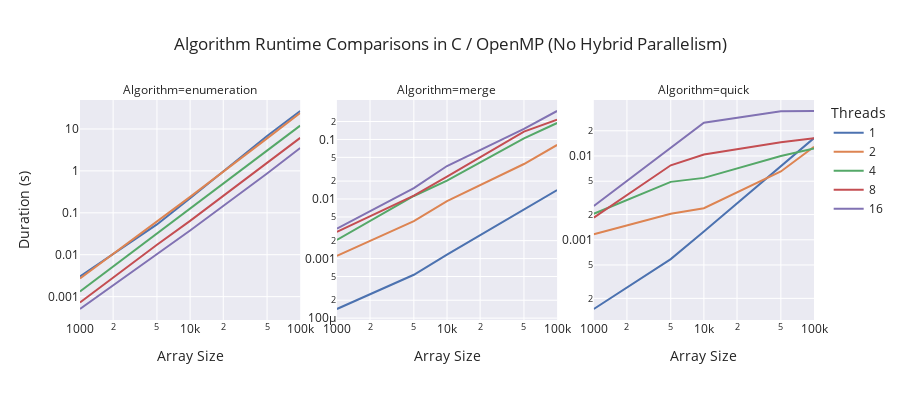
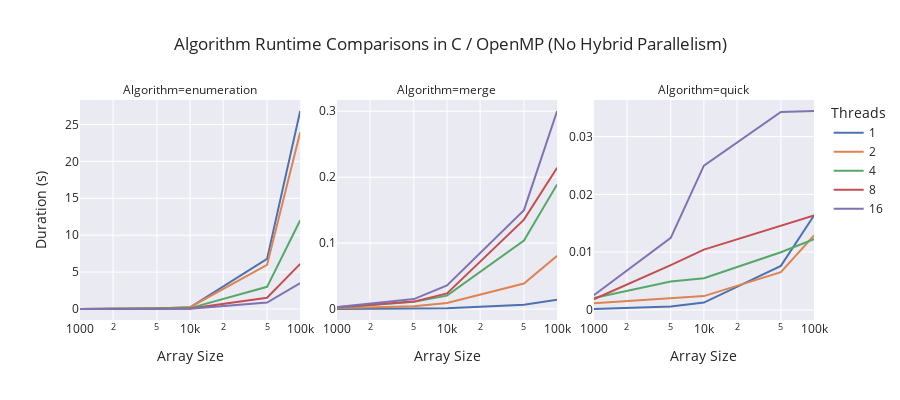
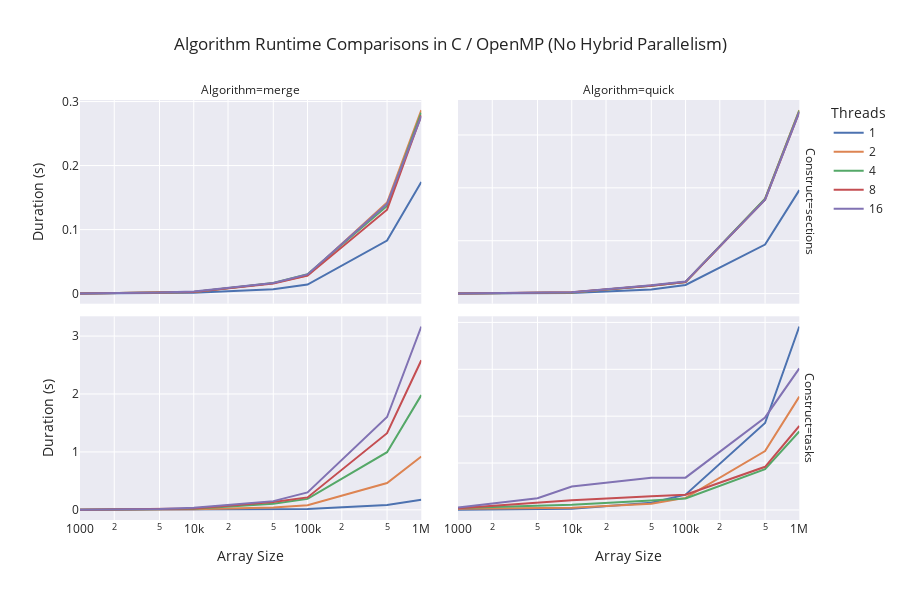

The notebook cell saved with these charts, in order:
### Code cell
# log-log plot for all algorithms
fig = px.line(
    df.loc[
        (df['Construct'] != 'sections') &
        (df['Size'] <= 100000)
    ],
    x='Size', y='Duration', color='Threads',
    facet_col='Algorithm', facet_col_wrap=3,
    facet_col_spacing=0.05,
    template='seaborn',
    log_x=True,
    log_y=True,
    title=f'Algorithm Runtime Comparisons in C / OpenMP ({if_cutoff})',
    height=400,
    labels={
        "Duration": "Duration (s)",
        "Size": "Array Size",
     },
)

fig.update_yaxes(matches=None)
fig.update_yaxes(showticklabels=True, col=2) # assuming second facet
fig.update_yaxes(showticklabels=True, col=3) # assuming third facet
fig.show()

# log-linear plot for all algorithms
fig = px.line(
    df.loc[
        (df['Construct'] != 'sections') &
        (df['Size'] <= 100000)
    ],
    x='Size', y='Duration', color='Threads',
    facet_col='Algorithm', facet_col_wrap=3,
    facet_col_spacing=0.05,
    template='seaborn',
    log_x=True,
#     log_y=True,
    title=f'Algorithm Runtime Comparisons in C / OpenMP ({if_cutoff})',
    height=400,
    labels={
        "Duration": "Duration (s)",
        "Size": "Array Size",
     },
)

# plots for sections/tasks for quick/merge sort
fig.update_yaxes(matches=None)
fig.update_yaxes(showticklabels=True, col=2) # assuming second facet
fig.update_yaxes(showticklabels=True, col=3) # assuming third facet
fig.show()

fig = px.line(
    df.loc[df.Algorithm != 'enumeration'],
    x='Size', y='Duration', color='Threads',
    facet_col='Algorithm', facet_col_wrap=2,
    facet_col_spacing=0.05,
    facet_row='Construct',
    template='seaborn',
    log_x=True,
#     log_y=True,
    title=f'Algorithm Runtime Comparisons in C / OpenMP ({if_cutoff})',
    height=600,
    labels={
        "Duration": "Duration (s)",
        "Size": "Array Size",
     },
)

fig.update_yaxes(matches=None)
fig.update_yaxes(showticklabels=True, col=[2,3]) # assuming second facet
fig.show()

### Figure 1 — Plotly figure (JSON) as saved in the notebook; plotly's stock layout.template omitted (floating-point values rounded to 4 significant figures)
{"data": [{"hovertemplate": "Threads=1<br>Algorithm=enumeration<br>Array Size=%{x}<br>Duration (s)=%{y}<extra></extra>", "legendgroup": "1", "line": {"color": "rgb(76,114,176)", "dash": "solid"}, "mode": "lines", "name": "1", "orientation": "v", "showlegend": true, "type": "scatter", "x": [1000, 5000, 10000, 50000, 100000], "xaxis": "x", "y": [0.003027, 0.05277, 0.2223, 6.792, 26.83], "yaxis": "y"}, {"hovertemplate": "Threads=1<br>Algorithm=merge<br>Array Size=%{x}<br>Duration (s)=%{y}<extra></extra>", "legendgroup": "1", "line": {"color": "rgb(76,114,176)", "dash": "solid"}, "mode": "lines", "name": "1", "orientation": "v", "showlegend": false, "type": "scatter", "x": [1000, 5000, 10000, 50000, 100000], "xaxis": "x2", "y": [0.0001424, 0.0005351, 0.00116, 0.006633, 0.01411], "yaxis": "y2"}, {"hovertemplate": "Threads=1<br>Algorithm=quick<br>Array Size=%{x}<br>Duration (s)=%{y}<extra></extra>", "legendgroup": "1", "line": {"color": "rgb(76,114,176)", "dash": "solid"}, "mode": "lines", "name": "1", "orientation": "v", "showlegend": false, "type": "scatter", "x": [1000, 5000, 10000, 50000, 100000], "xaxis": "x3", "y": [0.0001493, 0.0005887, 0.001257, 0.007615, 0.01635], "yaxis": "y3"}, {"hovertemplate": "Threads=2<br>Algorithm=enumeration<br>Array Size=%{x}<br>Duration (s)=%{y}<extra></extra>", "legendgroup": "2", "line": {"color": "rgb(221,132,82)", "dash": "solid"}, "mode": "lines", "name": "2", "orientation": "v", "showlegend": true, "type": "scatter", "x": [1000, 5000, 10000, 50000, 100000], "xaxis": "x", "y": [0.002708, 0.06025, 0.2404, 5.977, 23.95], "yaxis": "y"}, {"hovertemplate": "Threads=2<br>Algorithm=merge<br>Array Size=%{x}<br>Duration (s)=%{y}<extra></extra>", "legendgroup": "2", "line": {"color": "rgb(221,132,82)", "dash": "solid"}, "mode": "lines", "name": "2", "orientation": "v", "showlegend": false, "type": "scatter", "x": [1000, 5000, 10000, 50000, 100000], "xaxis": "x2", "y": [0.001112, 0.004256, 0.009191, 0.0387, 0.08084], "yaxis": "y2"}, {"hovertemplate": "Threads=2<br>Algorithm=quick<br>Array Size=%{x}<br>Duration (s)=%{y}<extra></extra>", "legendgroup": "2", "line": {"color": "rgb(221,132,82)", "dash": "solid"}, "mode": "lines", "name": "2", "orientation": "v", "showlegend": false, "type": "scatter", "x": [1000, 5000, 10000, 50000, 100000], "xaxis": "x3", "y": [0.001165, 0.002049, 0.002382, 0.006542, 0.01288], "yaxis": "y3"}, {"hovertemplate": "Threads=4<br>Algorithm=enumeration<br>Array Size=%{x}<br>Duration (s)=%{y}<extra></extra>", "legendgroup": "4", "line": {"color": "rgb(85,168,104)", "dash": "solid"}, "mode": "lines", "name": "4", "orientation": "v", "showlegend": true, "type": "scatter", "x": [1000, 5000, 10000, 50000, 100000], "xaxis": "x", "y": [0.00132, 0.03147, 0.1224, 3.005, 12.03], "yaxis": "y"}, {"hovertemplate": "Threads=4<br>Algorithm=merge<br>Array Size=%{x}<br>Duration (s)=%{y}<extra></extra>", "legendgroup": "4", "line": {"color": "rgb(85,168,104)", "dash": "solid"}, "mode": "lines", "name": "4", "orientation": "v", "showlegend": false, "type": "scatter", "x": [1000, 5000, 10000, 50000, 100000], "xaxis": "x2", "y": [0.002052, 0.01125, 0.02037, 0.1039, 0.189], "yaxis": "y2"}, {"hovertemplate": "Threads=4<br>Algorithm=quick<br>Array Size=%{x}<br>Duration (s)=%{y}<extra></extra>", "legendgroup": "4", "line": {"color": "rgb(85,168,104)", "dash": "solid"}, "mode": "lines", "name": "4", "orientation": "v", "showlegend": false, "type": "scatter", "x": [1000, 5000, 10000, 50000, 100000], "xaxis": "x3", "y": [0.002046, 0.004912, 0.00548, 0.009982, 0.01226], "yaxis": "y3"}, {"hovertemplate": "Threads=8<br>Algorithm=enumeration<br>Array Size=%{x}<br>Duration (s)=%{y}<extra></extra>", "legendgroup": "8", "line": {"color": "rgb(196,78,82)", "dash": "solid"}, "mode": "lines", "name": "8", "orientation": "v", "showlegend": true, "type": "scatter", "x": [1000, 5000, 10000, 50000, 100000], "xaxis": "x", "y": [0.0007234, 0.01731, 0.0642, 1.532, 6.121], "yaxis": "y"}, {"hovertemplate": "Threads=8<br>Algorithm=merge<br>Array Size=%{x}<br>Duration (s)=%{y}<extra></extra>", "legendgroup": "8", "line": {"color": "rgb(196,78,82)", "dash": "solid"}, "mode": "lines", "name": "8", "orientation": "v", "showlegend": false, "type": "scatter", "x": [1000, 5000, 10000, 50000, 100000], "xaxis": "x2", "y": [0.002812, 0.01137, 0.02379, 0.1356, 0.2143], "yaxis": "y2"}, {"hovertemplate": "Threads=8<br>Algorithm=quick<br>Array Size=%{x}<br>Duration (s)=%{y}<extra></extra>", "legendgroup": "8", "line": {"color": "rgb(196,78,82)", "dash": "solid"}, "mode": "lines", "name": "8", "orientation": "v", "showlegend": false, "type": "scatter", "x": [1000, 5000, 10000, 50000, 100000], "xaxis": "x3", "y": [0.001842, 0.007746, 0.01044, 0.0146, 0.01633], "yaxis": "y3"}, {"hovertemplate": "Threads=16<br>Algorithm=enumeration<br>Array Size=%{x}<br>Duration (s)=%{y}<extra></extra>", "legendgroup": "16", "line": {"color": "rgb(129,114,179)", "dash": "solid"}, "mode": "lines", "name": "16", "orientation": "v", "showlegend": true, "type": "scatter", "x": [1000, 5000, 10000, 50000, 100000], "xaxis": "x", "y": [0.0005068, 0.01026, 0.03794, 0.868, 3.5], "yaxis": "y"}, {"hovertemplate": "Threads=16<br>Algorithm=merge<br>Array Size=%{x}<br>Duration (s)=%{y}<extra></extra>", "legendgroup": "16", "line": {"color": "rgb(129,114,179)", "dash": "solid"}, "mode": "lines", "name": "16", "orientation": "v", "showlegend": false, "type": "scatter", "x": [1000, 5000, 10000, 50000, 100000], "xaxis": "x2", "y": [0.00318, 0.01521, 0.0358, 0.1501, 0.3004], "yaxis": "y2"}, {"hovertemplate": "Threads=16<br>Algorithm=quick<br>Array Size=%{x}<br>Duration (s)=%{y}<extra></extra>", "legendgroup": "16", "line": {"color": "rgb(129,114,179)", "dash": "solid"}, "mode": "lines", "name": "16", "orientation": "v", "showlegend": false, "type": "scatter", "x": [1000, 5000, 10000, 50000, 100000], "xaxis": "x3", "y": [0.002532, 0.01246, 0.02498, 0.03427, 0.03443], "yaxis": "y3"}], "layout": {"annotations": [{"font": {}, "showarrow": false, "text": "Algorithm=enumeration", "x": 0.15, "xanchor": "center", "xref": "paper", "y": 1, "yanchor": "bottom", "yref": "paper"}, {"font": {}, "showarrow": false, "text": "Algorithm=merge", "x": 0.5, "xanchor": "center", "xref": "paper", "y": 1, "yanchor": "bottom", "yref": "paper"}, {"font": {}, "showarrow": false, "text": "Algorithm=quick", "x": 0.85, "xanchor": "center", "xref": "paper", "y": 1, "yanchor": "bottom", "yref": "paper"}], "height": 400, "legend": {"title": {"text": "Threads"}, "tracegroupgap": 0}, "title": {"text": "Algorithm Runtime Comparisons in C / OpenMP (No Hybrid Parallelism)"}, "xaxis": {"anchor": "y", "domain": [0, 0.3], "title": {"text": "Array Size"}, "type": "log"}, "xaxis2": {"anchor": "y2", "domain": [0.35, 0.65], "matches": "x", "title": {"text": "Array Size"}, "type": "log"}, "xaxis3": {"anchor": "y3", "domain": [0.7, 1], "matches": "x", "title": {"text": "Array Size"}, "type": "log"}, "yaxis": {"anchor": "x", "domain": [0, 1], "title": {"text": "Duration (s)"}, "type": "log"}, "yaxis2": {"anchor": "x2", "domain": [0, 1], "showticklabels": true, "type": "log"}, "yaxis3": {"anchor": "x3", "domain": [0, 1], "showticklabels": true, "type": "log"}}}

### Figure 2 — Plotly figure (JSON) as saved in the notebook; plotly's stock layout.template omitted (floating-point values rounded to 4 significant figures)
{"data": [{"hovertemplate": "Threads=1<br>Algorithm=enumeration<br>Array Size=%{x}<br>Duration (s)=%{y}<extra></extra>", "legendgroup": "1", "line": {"color": "rgb(76,114,176)", "dash": "solid"}, "mode": "lines", "name": "1", "orientation": "v", "showlegend": true, "type": "scatter", "x": [1000, 5000, 10000, 50000, 100000], "xaxis": "x", "y": [0.003027, 0.05277, 0.2223, 6.792, 26.83], "yaxis": "y"}, {"hovertemplate": "Threads=1<br>Algorithm=merge<br>Array Size=%{x}<br>Duration (s)=%{y}<extra></extra>", "legendgroup": "1", "line": {"color": "rgb(76,114,176)", "dash": "solid"}, "mode": "lines", "name": "1", "orientation": "v", "showlegend": false, "type": "scatter", "x": [1000, 5000, 10000, 50000, 100000], "xaxis": "x2", "y": [0.0001424, 0.0005351, 0.00116, 0.006633, 0.01411], "yaxis": "y2"}, {"hovertemplate": "Threads=1<br>Algorithm=quick<br>Array Size=%{x}<br>Duration (s)=%{y}<extra></extra>", "legendgroup": "1", "line": {"color": "rgb(76,114,176)", "dash": "solid"}, "mode": "lines", "name": "1", "orientation": "v", "showlegend": false, "type": "scatter", "x": [1000, 5000, 10000, 50000, 100000], "xaxis": "x3", "y": [0.0001493, 0.0005887, 0.001257, 0.007615, 0.01635], "yaxis": "y3"}, {"hovertemplate": "Threads=2<br>Algorithm=enumeration<br>Array Size=%{x}<br>Duration (s)=%{y}<extra></extra>", "legendgroup": "2", "line": {"color": "rgb(221,132,82)", "dash": "solid"}, "mode": "lines", "name": "2", "orientation": "v", "showlegend": true, "type": "scatter", "x": [1000, 5000, 10000, 50000, 100000], "xaxis": "x", "y": [0.002708, 0.06025, 0.2404, 5.977, 23.95], "yaxis": "y"}, {"hovertemplate": "Threads=2<br>Algorithm=merge<br>Array Size=%{x}<br>Duration (s)=%{y}<extra></extra>", "legendgroup": "2", "line": {"color": "rgb(221,132,82)", "dash": "solid"}, "mode": "lines", "name": "2", "orientation": "v", "showlegend": false, "type": "scatter", "x": [1000, 5000, 10000, 50000, 100000], "xaxis": "x2", "y": [0.001112, 0.004256, 0.009191, 0.0387, 0.08084], "yaxis": "y2"}, {"hovertemplate": "Threads=2<br>Algorithm=quick<br>Array Size=%{x}<br>Duration (s)=%{y}<extra></extra>", "legendgroup": "2", "line": {"color": "rgb(221,132,82)", "dash": "solid"}, "mode": "lines", "name": "2", "orientation": "v", "showlegend": false, "type": "scatter", "x": [1000, 5000, 10000, 50000, 100000], "xaxis": "x3", "y": [0.001165, 0.002049, 0.002382, 0.006542, 0.01288], "yaxis": "y3"}, {"hovertemplate": "Threads=4<br>Algorithm=enumeration<br>Array Size=%{x}<br>Duration (s)=%{y}<extra></extra>", "legendgroup": "4", "line": {"color": "rgb(85,168,104)", "dash": "solid"}, "mode": "lines", "name": "4", "orientation": "v", "showlegend": true, "type": "scatter", "x": [1000, 5000, 10000, 50000, 100000], "xaxis": "x", "y": [0.00132, 0.03147, 0.1224, 3.005, 12.03], "yaxis": "y"}, {"hovertemplate": "Threads=4<br>Algorithm=merge<br>Array Size=%{x}<br>Duration (s)=%{y}<extra></extra>", "legendgroup": "4", "line": {"color": "rgb(85,168,104)", "dash": "solid"}, "mode": "lines", "name": "4", "orientation": "v", "showlegend": false, "type": "scatter", "x": [1000, 5000, 10000, 50000, 100000], "xaxis": "x2", "y": [0.002052, 0.01125, 0.02037, 0.1039, 0.189], "yaxis": "y2"}, {"hovertemplate": "Threads=4<br>Algorithm=quick<br>Array Size=%{x}<br>Duration (s)=%{y}<extra></extra>", "legendgroup": "4", "line": {"color": "rgb(85,168,104)", "dash": "solid"}, "mode": "lines", "name": "4", "orientation": "v", "showlegend": false, "type": "scatter", "x": [1000, 5000, 10000, 50000, 100000], "xaxis": "x3", "y": [0.002046, 0.004912, 0.00548, 0.009982, 0.01226], "yaxis": "y3"}, {"hovertemplate": "Threads=8<br>Algorithm=enumeration<br>Array Size=%{x}<br>Duration (s)=%{y}<extra></extra>", "legendgroup": "8", "line": {"color": "rgb(196,78,82)", "dash": "solid"}, "mode": "lines", "name": "8", "orientation": "v", "showlegend": true, "type": "scatter", "x": [1000, 5000, 10000, 50000, 100000], "xaxis": "x", "y": [0.0007234, 0.01731, 0.0642, 1.532, 6.121], "yaxis": "y"}, {"hovertemplate": "Threads=8<br>Algorithm=merge<br>Array Size=%{x}<br>Duration (s)=%{y}<extra></extra>", "legendgroup": "8", "line": {"color": "rgb(196,78,82)", "dash": "solid"}, "mode": "lines", "name": "8", "orientation": "v", "showlegend": false, "type": "scatter", "x": [1000, 5000, 10000, 50000, 100000], "xaxis": "x2", "y": [0.002812, 0.01137, 0.02379, 0.1356, 0.2143], "yaxis": "y2"}, {"hovertemplate": "Threads=8<br>Algorithm=quick<br>Array Size=%{x}<br>Duration (s)=%{y}<extra></extra>", "legendgroup": "8", "line": {"color": "rgb(196,78,82)", "dash": "solid"}, "mode": "lines", "name": "8", "orientation": "v", "showlegend": false, "type": "scatter", "x": [1000, 5000, 10000, 50000, 100000], "xaxis": "x3", "y": [0.001842, 0.007746, 0.01044, 0.0146, 0.01633], "yaxis": "y3"}, {"hovertemplate": "Threads=16<br>Algorithm=enumeration<br>Array Size=%{x}<br>Duration (s)=%{y}<extra></extra>", "legendgroup": "16", "line": {"color": "rgb(129,114,179)", "dash": "solid"}, "mode": "lines", "name": "16", "orientation": "v", "showlegend": true, "type": "scatter", "x": [1000, 5000, 10000, 50000, 100000], "xaxis": "x", "y": [0.0005068, 0.01026, 0.03794, 0.868, 3.5], "yaxis": "y"}, {"hovertemplate": "Threads=16<br>Algorithm=merge<br>Array Size=%{x}<br>Duration (s)=%{y}<extra></extra>", "legendgroup": "16", "line": {"color": "rgb(129,114,179)", "dash": "solid"}, "mode": "lines", "name": "16", "orientation": "v", "showlegend": false, "type": "scatter", "x": [1000, 5000, 10000, 50000, 100000], "xaxis": "x2", "y": [0.00318, 0.01521, 0.0358, 0.1501, 0.3004], "yaxis": "y2"}, {"hovertemplate": "Threads=16<br>Algorithm=quick<br>Array Size=%{x}<br>Duration (s)=%{y}<extra></extra>", "legendgroup": "16", "line": {"color": "rgb(129,114,179)", "dash": "solid"}, "mode": "lines", "name": "16", "orientation": "v", "showlegend": false, "type": "scatter", "x": [1000, 5000, 10000, 50000, 100000], "xaxis": "x3", "y": [0.002532, 0.01246, 0.02498, 0.03427, 0.03443], "yaxis": "y3"}], "layout": {"annotations": [{"font": {}, "showarrow": false, "text": "Algorithm=enumeration", "x": 0.15, "xanchor": "center", "xref": "paper", "y": 1, "yanchor": "bottom", "yref": "paper"}, {"font": {}, "showarrow": false, "text": "Algorithm=merge", "x": 0.5, "xanchor": "center", "xref": "paper", "y": 1, "yanchor": "bottom", "yref": "paper"}, {"font": {}, "showarrow": false, "text": "Algorithm=quick", "x": 0.85, "xanchor": "center", "xref": "paper", "y": 1, "yanchor": "bottom", "yref": "paper"}], "height": 400, "legend": {"title": {"text": "Threads"}, "tracegroupgap": 0}, "title": {"text": "Algorithm Runtime Comparisons in C / OpenMP (No Hybrid Parallelism)"}, "xaxis": {"anchor": "y", "domain": [0, 0.3], "title": {"text": "Array Size"}, "type": "log"}, "xaxis2": {"anchor": "y2", "domain": [0.35, 0.65], "matches": "x", "title": {"text": "Array Size"}, "type": "log"}, "xaxis3": {"anchor": "y3", "domain": [0.7, 1], "matches": "x", "title": {"text": "Array Size"}, "type": "log"}, "yaxis": {"anchor": "x", "domain": [0, 1], "title": {"text": "Duration (s)"}}, "yaxis2": {"anchor": "x2", "domain": [0, 1], "showticklabels": true}, "yaxis3": {"anchor": "x3", "domain": [0, 1], "showticklabels": true}}}

### Figure 3 — Plotly figure (JSON) as saved in the notebook; plotly's stock layout.template omitted (floating-point values rounded to 4 significant figures)
{"data": [{"hovertemplate": "Threads=1<br>Construct=sections<br>Algorithm=merge<br>Array Size=%{x}<br>Duration (s)=%{y}<extra></extra>", "legendgroup": "1", "line": {"color": "rgb(76,114,176)", "dash": "solid"}, "mode": "lines", "name": "1", "orientation": "v", "showlegend": true, "type": "scatter", "x": [1000, 5000, 10000, 50000, 100000, 500000, 1000000], "xaxis": "x3", "y": [0.0001424, 0.0005351, 0.00116, 0.006633, 0.01411, 0.0828, 0.1744], "yaxis": "y3"}, {"hovertemplate": "Threads=1<br>Construct=sections<br>Algorithm=quick<br>Array Size=%{x}<br>Duration (s)=%{y}<extra></extra>", "legendgroup": "1", "line": {"color": "rgb(76,114,176)", "dash": "solid"}, "mode": "lines", "name": "1", "orientation": "v", "showlegend": false, "type": "scatter", "x": [1000, 5000, 10000, 50000, 100000, 500000, 1000000], "xaxis": "x4", "y": [0.0001493, 0.0005887, 0.001257, 0.007615, 0.01635, 0.09269, 0.1957], "yaxis": "y4"}, {"hovertemplate": "Threads=1<br>Construct=tasks<br>Algorithm=merge<br>Array Size=%{x}<br>Duration (s)=%{y}<extra></extra>", "legendgroup": "1", "line": {"color": "rgb(76,114,176)", "dash": "solid"}, "mode": "lines", "name": "1", "orientation": "v", "showlegend": false, "type": "scatter", "x": [1000, 5000, 10000, 50000, 100000, 500000, 1000000], "xaxis": "x", "y": [0.0001424, 0.0005351, 0.00116, 0.006633, 0.01411, 0.0828, 0.1744], "yaxis": "y"}, {"hovertemplate": "Threads=1<br>Construct=tasks<br>Algorithm=quick<br>Array Size=%{x}<br>Duration (s)=%{y}<extra></extra>", "legendgroup": "1", "line": {"color": "rgb(76,114,176)", "dash": "solid"}, "mode": "lines", "name": "1", "orientation": "v", "showlegend": false, "type": "scatter", "x": [1000, 5000, 10000, 50000, 100000, 500000, 1000000], "xaxis": "x2", "y": [0.0001493, 0.0005887, 0.001257, 0.007615, 0.01635, 0.09269, 0.1957], "yaxis": "y2"}, {"hovertemplate": "Threads=2<br>Construct=sections<br>Algorithm=merge<br>Array Size=%{x}<br>Duration (s)=%{y}<extra></extra>", "legendgroup": "2", "line": {"color": "rgb(221,132,82)", "dash": "solid"}, "mode": "lines", "name": "2", "orientation": "v", "showlegend": true, "type": "scatter", "x": [1000, 5000, 10000, 50000, 100000, 500000, 1000000], "xaxis": "x3", "y": [0.000339, 0.001466, 0.002568, 0.01637, 0.02864, 0.1423, 0.2865], "yaxis": "y3"}, {"hovertemplate": "Threads=2<br>Construct=sections<br>Algorithm=quick<br>Array Size=%{x}<br>Duration (s)=%{y}<extra></extra>", "legendgroup": "2", "line": {"color": "rgb(221,132,82)", "dash": "solid"}, "mode": "lines", "name": "2", "orientation": "v", "showlegend": false, "type": "scatter", "x": [1000, 5000, 10000, 50000, 100000, 500000, 1000000], "xaxis": "x4", "y": [0.0003717, 0.001676, 0.002238, 0.01509, 0.02176, 0.179, 0.3469], "yaxis": "y4"}, {"hovertemplate": "Threads=2<br>Construct=tasks<br>Algorithm=merge<br>Array Size=%{x}<br>Duration (s)=%{y}<extra></extra>", "legendgroup": "2", "line": {"color": "rgb(221,132,82)", "dash": "solid"}, "mode": "lines", "name": "2", "orientation": "v", "showlegend": false, "type": "scatter", "x": [1000, 5000, 10000, 50000, 100000, 500000, 1000000], "xaxis": "x", "y": [0.001112, 0.004256, 0.009191, 0.0387, 0.08084, 0.4632, 0.9219], "yaxis": "y"}, {"hovertemplate": "Threads=2<br>Construct=tasks<br>Algorithm=quick<br>Array Size=%{x}<br>Duration (s)=%{y}<extra></extra>", "legendgroup": "2", "line": {"color": "rgb(221,132,82)", "dash": "solid"}, "mode": "lines", "name": "2", "orientation": "v", "showlegend": false, "type": "scatter", "x": [1000, 5000, 10000, 50000, 100000, 500000, 1000000], "xaxis": "x2", "y": [0.001165, 0.002049, 0.002382, 0.006542, 0.01288, 0.06275, 0.1209], "yaxis": "y2"}, {"hovertemplate": "Threads=4<br>Construct=sections<br>Algorithm=merge<br>Array Size=%{x}<br>Duration (s)=%{y}<extra></extra>", "legendgroup": "4", "line": {"color": "rgb(85,168,104)", "dash": "solid"}, "mode": "lines", "name": "4", "orientation": "v", "showlegend": true, "type": "scatter", "x": [1000, 5000, 10000, 50000, 100000, 500000, 1000000], "xaxis": "x3", "y": [0.0002823, 0.001747, 0.002631, 0.01667, 0.0303, 0.137, 0.2826], "yaxis": "y3"}, {"hovertemplate": "Threads=4<br>Construct=sections<br>Algorithm=quick<br>Array Size=%{x}<br>Duration (s)=%{y}<extra></extra>", "legendgroup": "4", "line": {"color": "rgb(85,168,104)", "dash": "solid"}, "mode": "lines", "name": "4", "orientation": "v", "showlegend": false, "type": "scatter", "x": [1000, 5000, 10000, 50000, 100000, 500000, 1000000], "xaxis": "x4", "y": [0.0003081, 0.001448, 0.002258, 0.01481, 0.02204, 0.1795, 0.3461], "yaxis": "y4"}, {"hovertemplate": "Threads=4<br>Construct=tasks<br>Algorithm=merge<br>Array Size=%{x}<br>Duration (s)=%{y}<extra></extra>", "legendgroup": "4", "line": {"color": "rgb(85,168,104)", "dash": "solid"}, "mode": "lines", "name": "4", "orientation": "v", "showlegend": false, "type": "scatter", "x": [1000, 5000, 10000, 50000, 100000, 500000, 1000000], "xaxis": "x", "y": [0.002052, 0.01125, 0.02037, 0.1039, 0.189, 0.9956, 1.981], "yaxis": "y"}, {"hovertemplate": "Threads=4<br>Construct=tasks<br>Algorithm=quick<br>Array Size=%{x}<br>Duration (s)=%{y}<extra></extra>", "legendgroup": "4", "line": {"color": "rgb(85,168,104)", "dash": "solid"}, "mode": "lines", "name": "4", "orientation": "v", "showlegend": false, "type": "scatter", "x": [1000, 5000, 10000, 50000, 100000, 500000, 1000000], "xaxis": "x2", "y": [0.002046, 0.004912, 0.00548, 0.009982, 0.01226, 0.0436, 0.08372], "yaxis": "y2"}, {"hovertemplate": "Threads=8<br>Construct=sections<br>Algorithm=merge<br>Array Size=%{x}<br>Duration (s)=%{y}<extra></extra>", "legendgroup": "8", "line": {"color": "rgb(196,78,82)", "dash": "solid"}, "mode": "lines", "name": "8", "orientation": "v", "showlegend": true, "type": "scatter", "x": [1000, 5000, 10000, 50000, 100000, 500000, 1000000], "xaxis": "x3", "y": [0.0002611, 0.001437, 0.002431, 0.01594, 0.02796, 0.1311, 0.2784], "yaxis": "y3"}, {"hovertemplate": "Threads=8<br>Construct=sections<br>Algorithm=quick<br>Array Size=%{x}<br>Duration (s)=%{y}<extra></extra>", "legendgroup": "8", "line": {"color": "rgb(196,78,82)", "dash": "solid"}, "mode": "lines", "name": "8", "orientation": "v", "showlegend": false, "type": "scatter", "x": [1000, 5000, 10000, 50000, 100000, 500000, 1000000], "xaxis": "x4", "y": [0.0002801, 0.001524, 0.00238, 0.01499, 0.02181, 0.1778, 0.3433], "yaxis": "y4"}, {"hovertemplate": "Threads=8<br>Construct=tasks<br>Algorithm=merge<br>Array Size=%{x}<br>Duration (s)=%{y}<extra></extra>", "legendgroup": "8", "line": {"color": "rgb(196,78,82)", "dash": "solid"}, "mode": "lines", "name": "8", "orientation": "v", "showlegend": false, "type": "scatter", "x": [1000, 5000, 10000, 50000, 100000, 500000, 1000000], "xaxis": "x", "y": [0.002812, 0.01137, 0.02379, 0.1356, 0.2143, 1.323, 2.582], "yaxis": "y"}, {"hovertemplate": "Threads=8<br>Construct=tasks<br>Algorithm=quick<br>Array Size=%{x}<br>Duration (s)=%{y}<extra></extra>", "legendgroup": "8", "line": {"color": "rgb(196,78,82)", "dash": "solid"}, "mode": "lines", "name": "8", "orientation": "v", "showlegend": false, "type": "scatter", "x": [1000, 5000, 10000, 50000, 100000, 500000, 1000000], "xaxis": "x2", "y": [0.001842, 0.007746, 0.01044, 0.0146, 0.01633, 0.04601, 0.08955], "yaxis": "y2"}, {"hovertemplate": "Threads=16<br>Construct=sections<br>Algorithm=merge<br>Array Size=%{x}<br>Duration (s)=%{y}<extra></extra>", "legendgroup": "16", "line": {"color": "rgb(129,114,179)", "dash": "solid"}, "mode": "lines", "name": "16", "orientation": "v", "showlegend": true, "type": "scatter", "x": [1000, 5000, 10000, 50000, 100000, 500000, 1000000], "xaxis": "x3", "y": [0.0003326, 0.001627, 0.003469, 0.01651, 0.02999, 0.1402, 0.2771], "yaxis": "y3"}, {"hovertemplate": "Threads=16<br>Construct=sections<br>Algorithm=quick<br>Array Size=%{x}<br>Duration (s)=%{y}<extra></extra>", "legendgroup": "16", "line": {"color": "rgb(129,114,179)", "dash": "solid"}, "mode": "lines", "name": "16", "orientation": "v", "showlegend": false, "type": "scatter", "x": [1000, 5000, 10000, 50000, 100000, 500000, 1000000], "xaxis": "x4", "y": [0.0003403, 0.001916, 0.002652, 0.01558, 0.02268, 0.1778, 0.3437], "yaxis": "y4"}, {"hovertemplate": "Threads=16<br>Construct=tasks<br>Algorithm=merge<br>Array Size=%{x}<br>Duration (s)=%{y}<extra></extra>", "legendgroup": "16", "line": {"color": "rgb(129,114,179)", "dash": "solid"}, "mode": "lines", "name": "16", "orientation": "v", "showlegend": false, "type": "scatter", "x": [1000, 5000, 10000, 50000, 100000, 500000, 1000000], "xaxis": "x", "y": [0.00318, 0.01521, 0.0358, 0.1501, 0.3004, 1.603, 3.166], "yaxis": "y"}, {"hovertemplate": "Threads=16<br>Construct=tasks<br>Algorithm=quick<br>Array Size=%{x}<br>Duration (s)=%{y}<extra></extra>", "legendgroup": "16", "line": {"color": "rgb(129,114,179)", "dash": "solid"}, "mode": "lines", "name": "16", "orientation": "v", "showlegend": false, "type": "scatter", "x": [1000, 5000, 10000, 50000, 100000, 500000, 1000000], "xaxis": "x2", "y": [0.002532, 0.01246, 0.02498, 0.03427, 0.03443, 0.09867, 0.1509], "yaxis": "y2"}], "layout": {"annotations": [{"font": {}, "showarrow": false, "text": "Algorithm=merge", "x": 0.2325, "xanchor": "center", "xref": "paper", "y": 1, "yanchor": "bottom", "yref": "paper"}, {"font": {}, "showarrow": false, "text": "Algorithm=quick", "x": 0.7475, "xanchor": "center", "xref": "paper", "y": 1, "yanchor": "bottom", "yref": "paper"}, {"font": {}, "showarrow": false, "text": "Construct=tasks", "textangle": 90, "x": 0.98, "xanchor": "left", "xref": "paper", "y": 0.2425, "yanchor": "middle", "yref": "paper"}, {"font": {}, "showarrow": false, "text": "Construct=sections", "textangle": 90, "x": 0.98, "xanchor": "left", "xref": "paper", "y": 0.7575, "yanchor": "middle", "yref": "paper"}], "height": 600, "legend": {"title": {"text": "Threads"}, "tracegroupgap": 0}, "title": {"text": "Algorithm Runtime Comparisons in C / OpenMP (No Hybrid Parallelism)"}, "xaxis": {"anchor": "y", "domain": [0, 0.465], "title": {"text": "Array Size"}, "type": "log"}, "xaxis2": {"anchor": "y2", "domain": [0.515, 0.98], "matches": "x", "title": {"text": "Array Size"}, "type": "log"}, "xaxis3": {"anchor": "y3", "domain": [0, 0.465], "matches": "x", "showticklabels": false, "type": "log"}, "xaxis4": {"anchor": "y4", "domain": [0.515, 0.98], "matches": "x", "showticklabels": false, "type": "log"}, "yaxis": {"anchor": "x", "domain": [0, 0.485], "title": {"text": "Duration (s)"}}, "yaxis2": {"anchor": "x2", "domain": [0, 0.485], "showticklabels": false}, "yaxis3": {"anchor": "x3", "domain": [0.515, 1], "title": {"text": "Duration (s)"}}, "yaxis4": {"anchor": "x4", "domain": [0.515, 1], "showticklabels": false}}}
